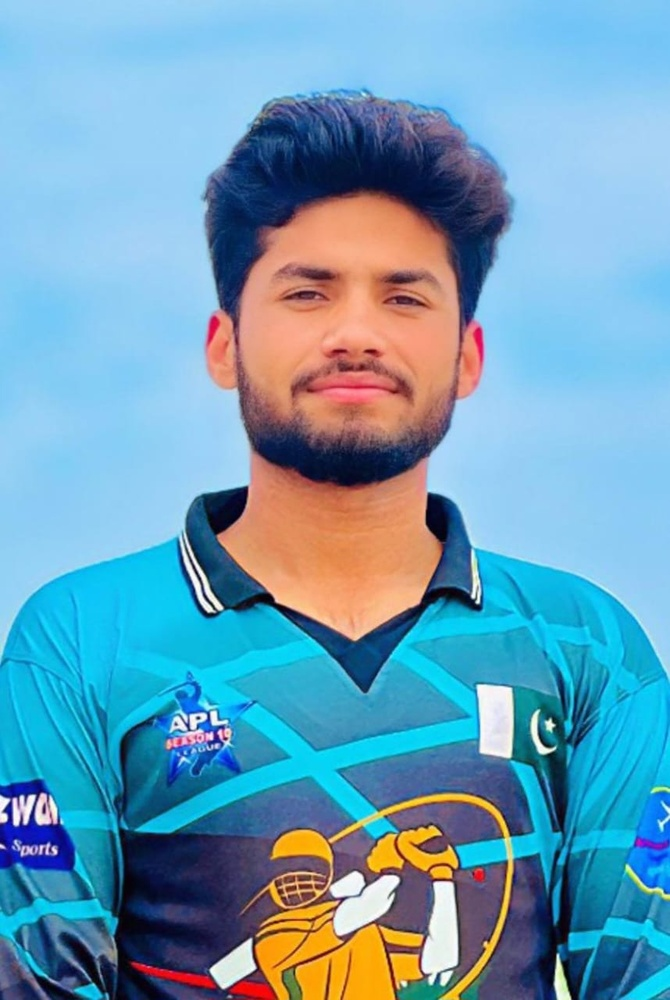
#> input picture Be Comfortable With Images/img1.jpg, 670 x 1000 px, shrunk from 858 x 1280 before the run
$ jupyter execute Thresholding_and_Masking.ipynb
#> lines starting #> are read from the running program, lines starting #| are printed output that depends on the picture; after the words box and inside, x2 and y2 are one past the last pixel; in counts of white or black regions, pixels touching at a corner belong together
[cell 1]
import cv2

[cell 2]
# Thresholding ek simple technique hai jisme hum grayscale image ke pixels ko do groups mein divide karte hain:
# Jo pixels ek certain value (threshold) se zyada hain, unko ek value assign karte hain (e.g., 255 - white)
# Jo pixels threshold se kam hain, unko doosri value assign karte hain (e.g., 0 - black)
# Isse binary image milti hai jisme sirf black and white hota hai.

[cell 3]
img = cv2.imread('img1.jpg', 0) # 0 ka matlab hai grayscale image
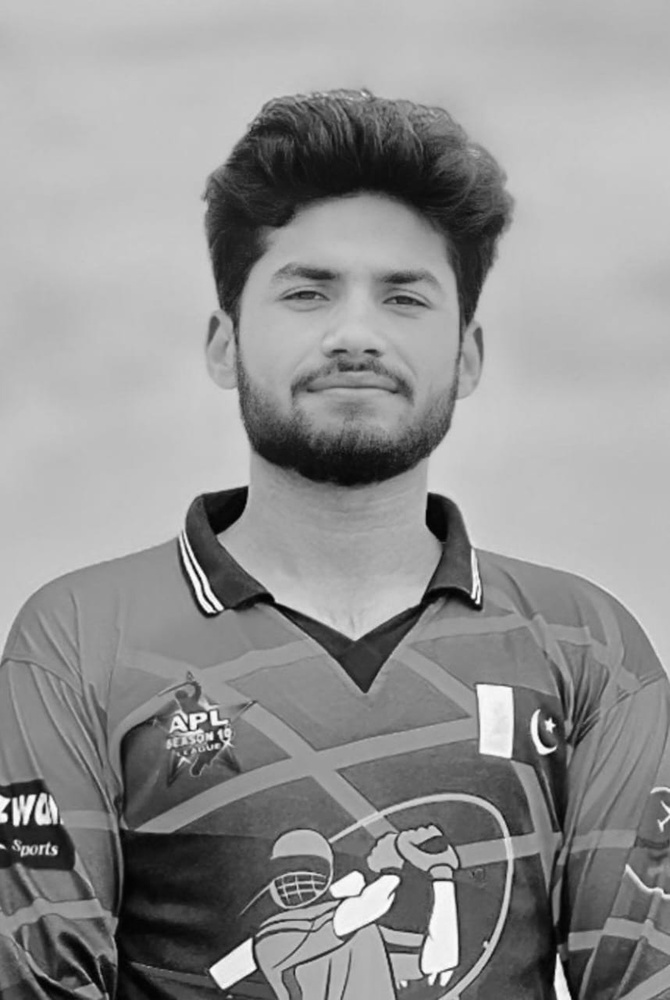
#> img: shape (1000, 670); min 0, max 255, mean 145.9
cv2.imshow('Original Image', img)
cv2.waitKey(0)

[cell 4]
ret, thresh = cv2.threshold(img, 127, 255, cv2.THRESH_BINARY) # retval, dst = cv2.threshold(src, thresh, maxval, type)
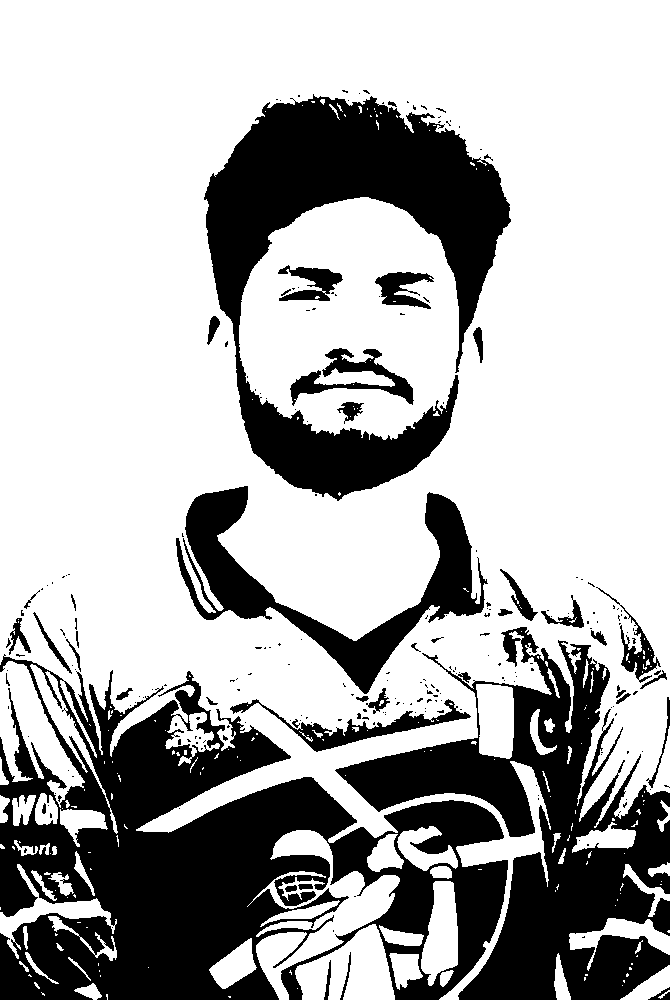
#> thresh: shape (1000, 670); 69.2% white; 238 black regions (193 under 20 px), largest, box (x1, y1, x2, y2) and area: (0, 654, 508, 1000) 84057, (204, 94, 511, 501) 47349, (335, 627, 670, 1000) 46529
# retval OpenCV ke cv2.threshold() function ka return value hota hai jo generally threshold value ko return karta hai
# jo function ne use kiya hai.
cv2.imshow('Thresholded Image', thresh)
cv2.waitKey(0)

[cell 5]
print(ret) # Print the threshold value used

Masking ka matlab hota hai image ke sirf kuch specific parts ko select karna ya highlight karna aur baaki hisay ignore karna.
Yeh ek binary image hota hai (mask), jisme:
White pixels (255) matlab yeh parts image mein dikhaye jaayenge (select honge)
Black pixels (0) matlab yeh parts hide ya ignore honge
Example samjho:
Agar aapke paas ek photo hai aur aap sirf usmein se ek chehra highlight karna chahte ho, toh aap ek mask banaoge jisme sirf chehre ke area ko white rakha jaayega aur baaki sab black. Phir us mask ko original image ke saath apply karte ho, to sirf chehra dikhai dega, baaki area black ho jayega ya invisible.

[cell 6]
import cv2

[cell 7]
img = cv2.imread('img1.jpg', cv2.IMREAD_GRAYSCALE)  # Grayscale image read karte hain
cv2.imshow('Original Image', img)
cv2.waitKey(0)

[cell 8]
import numpy as np
# Mask create karo - black image with white circle in center
mask = np.zeros(img.shape[:2], dtype="uint8")
# img.shape ek tuple hota hai jo image ka size deta hai, jaise (height, width, channels).
# img.shape[:2] matlab sirf pehle do elements lena: (height, width)
cv2.circle(mask, (img.shape[1]//2, img.shape[0]//2), 200, 255, -1)  # white circle
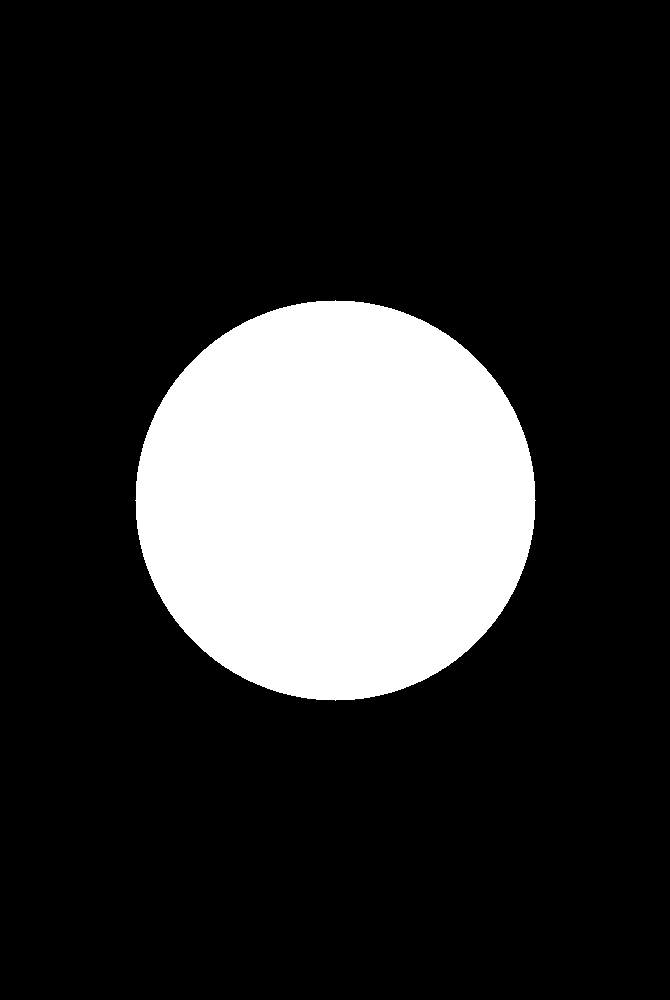
#> mask: shape (1000, 670); 18.8% white; 1 white region, box (x1, y1, x2, y2) and area: (135, 300, 536, 701) 125629
# Yahan 100 radius hai circle ka.
# Mask apply karo
masked_img = cv2.bitwise_and(img, img, mask=mask)
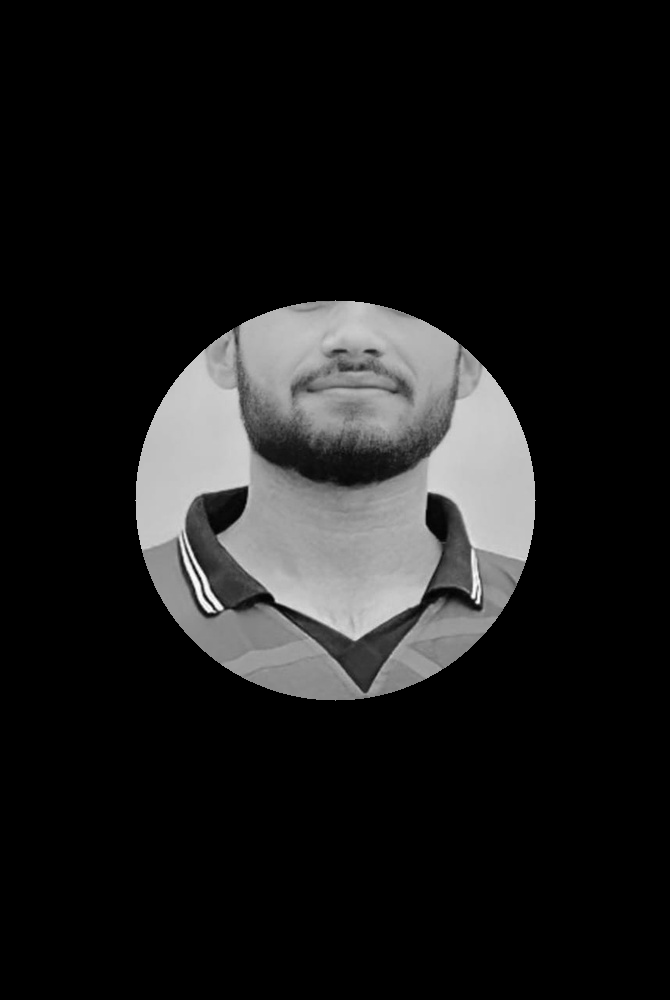
#> masked_img: shape (1000, 670); min 0, max 255, mean 27.3
cv2.imshow("Masked Image", masked_img)
cv2.waitKey(0)
